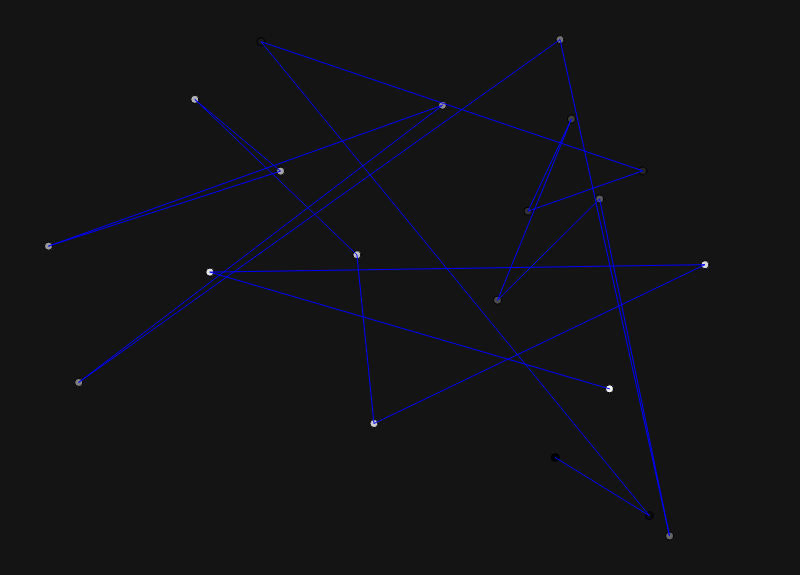
Frame 1 (no input)
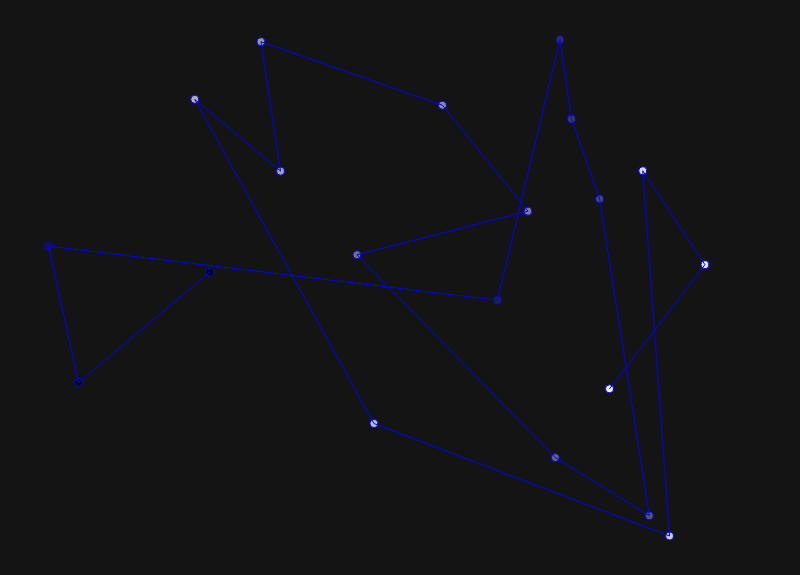
Frame 60 (no input)
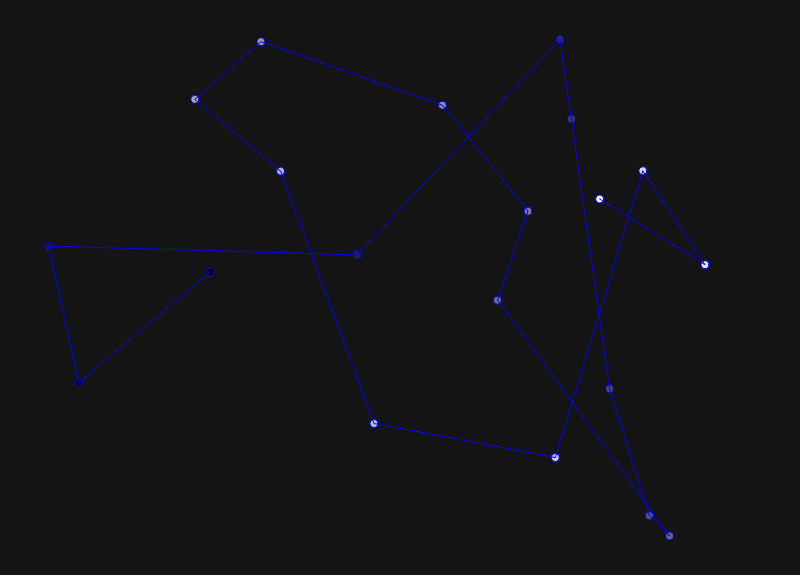
Frame 120 (the mouse pressed at the canvas centre since frame 60)

The p5.js sketch that drew these frames (run headless with seeded random() and noise() and a simulated clock; from frame 60 on, the mouse is pressed at the canvas centre):

// p5.js sketch
// ── sketch.js
var cities = [];
var world = [];
var worldLabel = [];

var totalCities = 20;
var tamCities = 8;
var popl = 5;
var generations = 0;
var fitness = [];

var recordDist = [];
var sayP;
var labeled = [];

function setup() {
  	createCanvas(800, 575);
  	reboot();
  	sayP = createP();
  	label();
}

function draw() {
	console.log("tique");
	for (var i = 0; i < popl; i++){
		recordDist[i] = calcDistance(world[i]);
	}

	background(20);
	sayP.html("Record: "+floor(worldRec())+" // "+worldRecord());

	drawCities(world[worldRecord()]);
	drawPath(world[worldRecord()]);

	for (var i = 0; i < popl; i++){
		trying(world[i]);
	}
	generations++;
}

function swap(a, i, j){
	var aux;
	aux = a[i];
	a[i] = a[j];
	a[j] = aux;
}

function calcFitness() {
    // Reward finishing faster and getting close
    this.fitness = (1 / ((this.finishTime+1) * this.recordDist));

    // Make the function exponential
    this.fitness = pow(this.fitness, 4);

    if (this.hitObstacle) this.fitness *= 0.1; // lose 90% of fitness hitting an obstacle
    if (this.hitTarget) this.fitness *= 2; // twice the fitness for finishing!
  }
function calcDistance(points){
	var sum = 0;
	var i = 0;
	while (i < points.length-1){
		var j = i+1;
		var d = dist(points[i].x, points[i].y, points[j].x, points[j].y);
		sum += d;
		i++;
	}
	return sum;
}

function worldRec() {
	var record = recordDist[0];
	for (var i = 0; i < popl; i++){
		if (recordDist[i] < record) {
			record = recordDist[i];
		}
	}
	return record;
}

function worldRecord() {
	var record = 0;
	var aux = recordDist[0];
	for (var i = 0; i < popl; i++){
		if (recordDist[i] < aux) {
			aux = recordDist[i];
			record = i;
		}
	}
	return record;
}


function drawPath (a) {
	var l = floor(255*worldRecord()/popl);
	stroke([l, 0, 255-l*0.5]);
	strokeWeight(1);
	noFill();
	beginShape();
	for (var j = 0; j < a.length; j++){
		vertex(a[j].x, a[j].y);
	}
	endShape();
}

function drawCities(a) {
	for (var j = 0; j < a.length; j++){
		fill(floor(255*j/a.length) );
		ellipse(a[j].x, a[j].y, tamCities, tamCities);
	}
}

function trying (a) {
	var i = floor(random(a.length));
	var j = floor(random(a.length));

	swap(a, i, j);

	var d = calcDistance(a);

	if(d > worldRec()) {
		swap(a, j, i);
	}
}

function label() {
	for (var i = 0; i < popl; i++) {
		labeled[i][1] = recordDist[i];
		labeled[i][2] = i;
	}
	labeled = labeled.sort();

	for (var i = 0; i < popl; i++) {
		worldLabel[i] = world[labeled[i][2]];
	}
}
function selection() {
  var newWorld = [];
  for (var i = 0; i < popl; i++) {
    var parentA = random(this.matingpool).dna;
    var parentB = random(this.matingpool).dna;
    var child = parentA.crossover(parentB);
    child.mutation();
    newRockets[i] = new Rocket(child);
  }
  this.rockets = newRockets;
}
function DNA(genes) {
  this.crossover = function(partner) {
    var newCities = [];
    var mid = floor(random(totalCities));
    for (var i = 0; i < this.genes.length; i++) {
      if (i > mid) {
        newCities[i] = this.genes[i];
      } else {
        newCities[i] = partner.genes[i];
      }
    }
    return new DNA(newCities);
  }

  this.mutation = function() {
    for (var i = 0; i < this.genes.length; i++) {
      if (random(1) < 0.05) {
        this.genes[i] = p5.Vector.random2D();
        this.genes[i].setMag(maxforce);
      }
    }
  }

}

function reboot() {
	world = new Array(popl);
	for (var index = 0; index < popl; index++) {
		world[index] = new Array(totalCities);
	}

	for (var index = 0; index < popl; index++) {
		labeled[index] = new Array(2);
	}

	for (var index = 0; index < popl; index++) {
		fitness[index] = new Array(2);
	}

  	for (var i = 0; i < totalCities; i++){
		var v = createVector(random(width), random(height));
		cities[i] = v;
	}

	for (var k = 0; k < popl; k++){
	  	for (var i = 0; i < cities.length; i++){
	  		world[k][i] = cities[i];
		}
	}

	for (var i = 0; i<popl; i++) {
		for (var k = 0; k <= floor(cities.length*10); k++){
			var l = floor(random(cities.length));
			var j = floor(random(cities.length));
			swap(world[i],l,j);
		}
	}
	for (var i = 0; i < popl; i++){
		recordDist[i] = calcDistance(world[i]);
	}
 }
